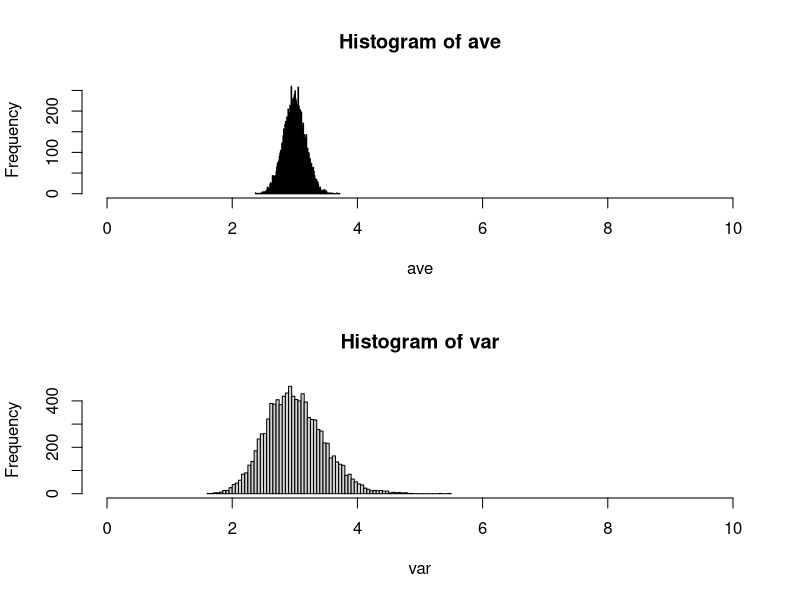
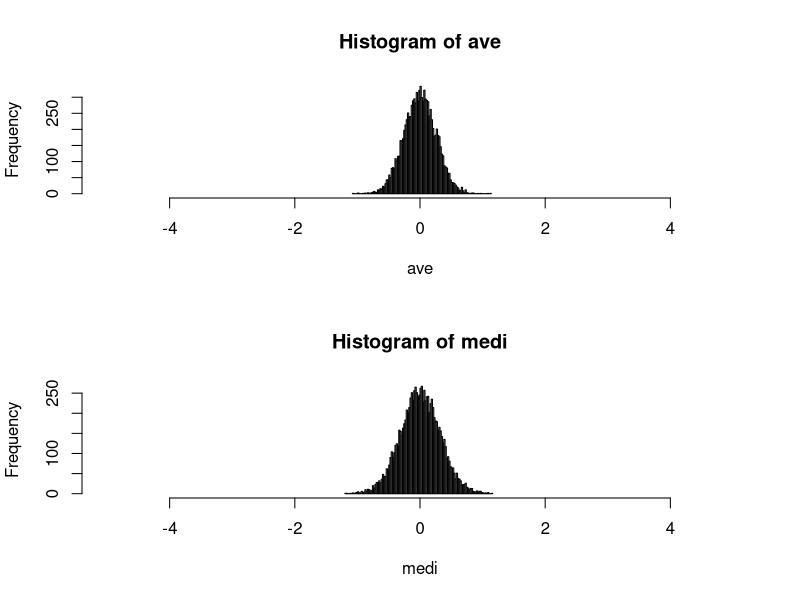
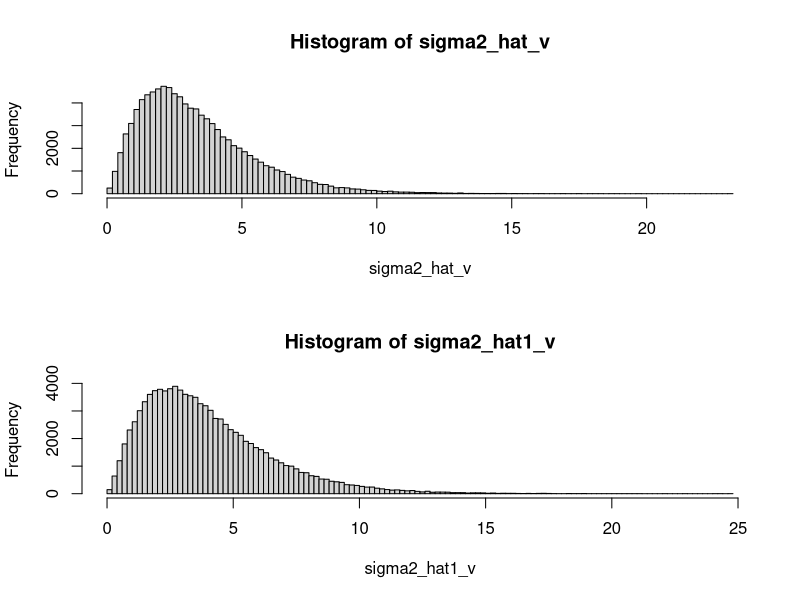
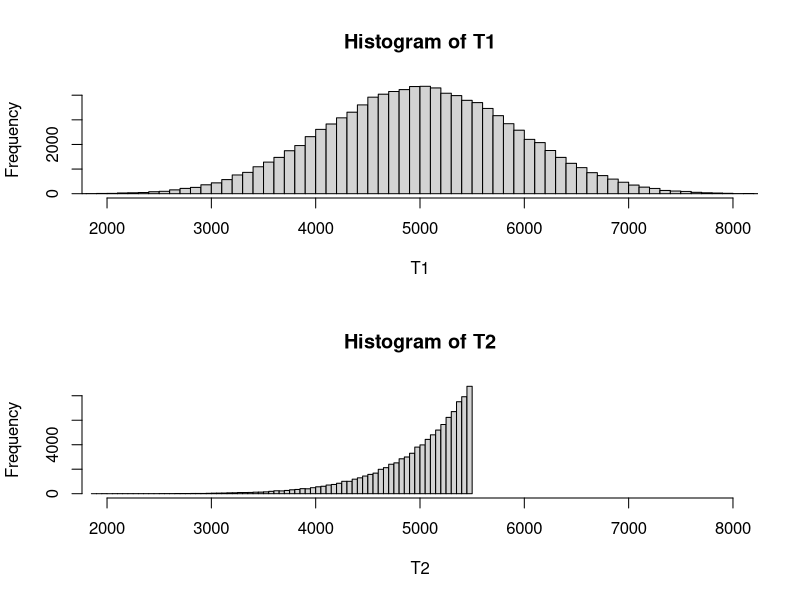
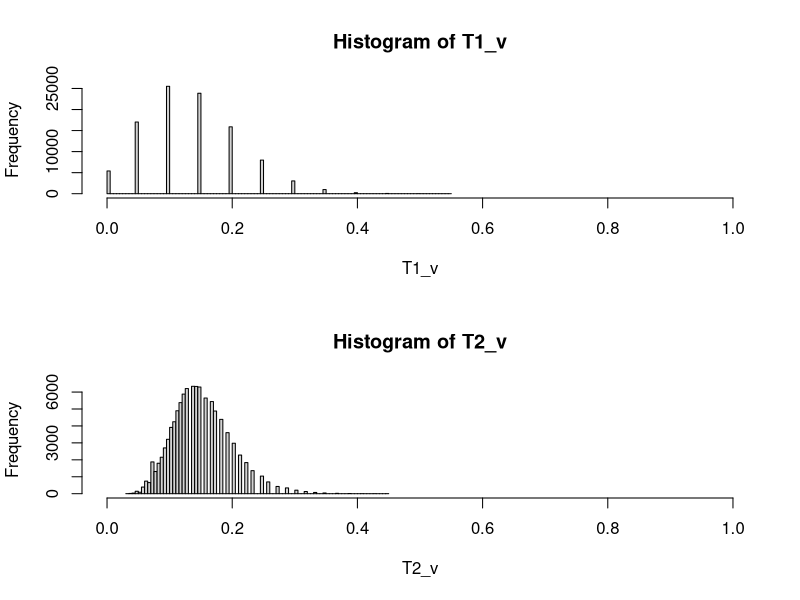
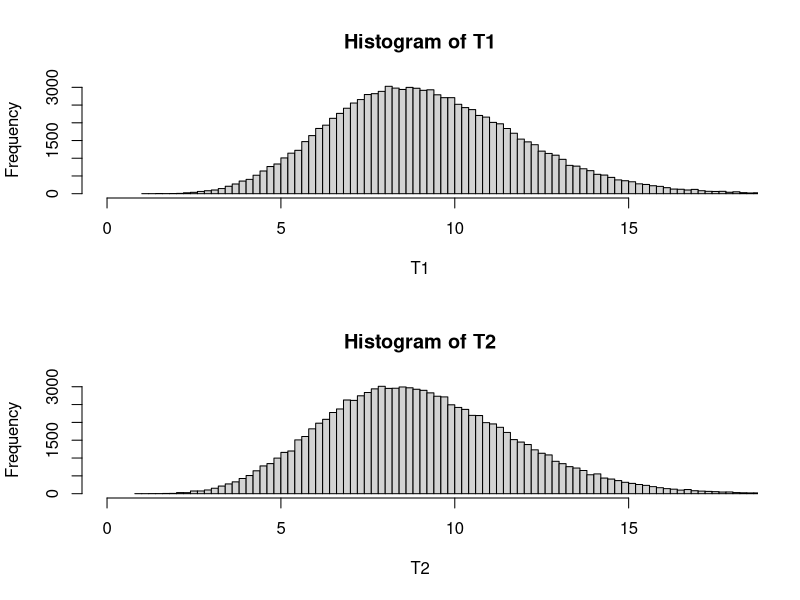

These charts were generated, in order, by the following R code:
## ---- chunk 1
k = 10000
ave = var = numeric(k)
for (i in 1:k){
  x = rpois(n = 100,lambda = 3)  # data
  ave[i] = mean(x)          # sample average
  var[i] = var(x)           # sample variance
}
par(mfrow = c(2,1))
hist(ave,100,xlim=c(0,10))
hist(var,100,xlim=c(0,10))
## ---- chunk 2
k = 10000
ave = medi = numeric(k)
for (i in 1:k){
  x = rnorm(n = 15, mean = 0, sd = 1)  # data
  ave[i] = mean(x)          # sample average
  medi[i] = median(x)           # sample median
}
par(mfrow = c(2,1))
hist(ave,100,xlim=c(-5,5))
hist(medi,100,xlim=c(-5,5))
mean(ave)
sd(ave)
mean(medi)
sd(medi)
## ---- chunk 3
sigma2_hat_v = replicate(1e5, {
  X = rnorm(6, mean = 0, sd = 2)
  sigma2_hat = mean((X-mean(X)) ** 2)
  return(sigma2_hat)
})
hist(sigma2_hat_v, 100)
mean(sigma2_hat_v)
## ---- chunk 4
sigma2_hat1_v = replicate(1e5, {
  X = rnorm(6, mean = 0, sd = 2)
  sigma2_hat1 = sum((X-mean(X)) ** 2)/(6-1)
  return(sigma2_hat1)
})
hist(sigma2_hat1_v, 100)
mean(sigma2_hat1_v)
## ---- chunk 5
k = 1e5
T1 = numeric(k)
T2 = numeric(k)
for (i in 1:k) {
  X = sample(5000, 10)
  T1[i] = 2*mean(X)-1
  T2[i] = 11/10*max(X)-1
}
par(mfrow = c(2, 1))
hist(T1, 100, xlim = c(2000, 8000))
hist(T2, 100, xlim = c(2000, 8000))
## ---- chunk 6
mean(T1)
mean(T2)
## ---- chunk 7
mean((T1-5000) ** 2)
mean((T2-5000) ** 2)
## ---- chunk 8
k = 1e5
T1_v = T2_v = numeric(k)
for (i in 1:k) {
  X = rpois(20, 2)
  T1_v[i] = mean(X == 0)
  T2_v[i] = exp(-1*mean(X))
}
par(mfrow = c(2, 1))
hist(T1_v, 100, xlim = c(0, 1))
hist(T2_v, 100, xlim = c(0, 1))
## ---- chunk 9
p_0 = exp(-2)
mean(T1_v) - p_0
mean(T2_v) - p_0
## ---- chunk 10
mse1 = mean(T1_v-p_0)
mse2 = mean(T2_v-p_0)
mse1
mse2
## ---- chunk 11
k = 1e5
T1 = numeric(k)
T2 = numeric(k)
for (i in 1:k) {
  X = rnorm(20, mean = 3, sd = 2)
  T1[i] = mean(X) ** 2
  T2[i] = mean(X) ** 2 - var(X)/20
}
par(mfrow = c(2, 1))
hist(T1, 100, xlim = c(0, 18))
hist(T2, 100, xlim = c(0, 18))
bias1 = mean(T1) - 3**2
bias1
bias2 = mean(T2) - 3**2
bias2
mse1 = mean((T1-3**2) ** 2)
mse1
mse2 = mean((T2-3**2) ** 2)
mse2
## ---- chunk 12
sig2_hat = replicate(1e5, {
  X = rnorm(6, mean = 0, sd = 2)
  n = 6
  return(var(X)*(n-1)/n)
})
bias = mean(sig2_hat) - 2**2
mse = mean((sig2_hat - 2**2)**2)
n = length(sig2_hat)
var = var(sig2_hat)*(n-1)/n
c(mse, var+bias**2)
